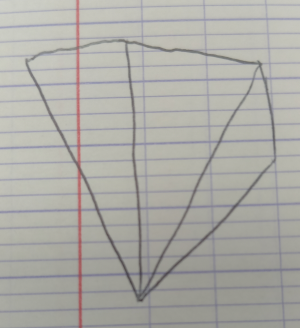
#> input picture DesPointsEtDesLignes/Images_test/Image_Test2.png, 300 x 328 px; its folder holds only this picture in this run
$ python -i cycles.py   (imports and definitions only)
#> lines starting #> are read from the running program, lines starting #| are printed output that depends on the picture; after the words box and inside, x2 and y2 are one past the last pixel; in counts of white or black regions, pixels touching at a corner belong together
#> in run, img is the input picture: shape (328, 300, 3); mean B, G, R 166, 171.2, 172.2
import cv2
import numpy as np
import matplotlib.pyplot as plt


# ==========================================================
# CLASSE POINT
# ==========================================================

class Pointcycle:
    def __init__(self, idx, x, y, contour_id):
        self.idx = idx
        self.x = float(x)
        self.y = float(y)
        self.contour_id = contour_id

    def tuple(self):
        return (int(self.x), int(self.y))


# ==========================================================
# PRÉ-TRAITEMENT DE L’IMAGE
# ==========================================================

def preprocess(img):
    gray = cv2.cvtColor(img, cv2.COLOR_BGR2GRAY)
    blur = cv2.GaussianBlur(gray, (5, 5), 0)

    _, binary = cv2.threshold(
        blur, 0, 255,
        cv2.THRESH_BINARY_INV + cv2.THRESH_OTSU
    )
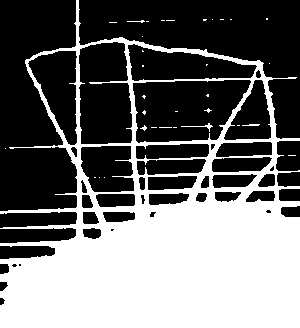
#> binary: shape (328, 300); 42.4% white; 33 white regions (29 under 20 px), largest, box (x1, y1, x2, y2) and area: (0, 0, 300, 328) 41439, (181, 123, 213, 132) 52, (242, 124, 260, 126) 28, (127, 20, 145, 23) 23

    kernel = np.ones((3,3), np.uint8)
    binary = cv2.morphologyEx(binary, cv2.MORPH_OPEN, kernel)
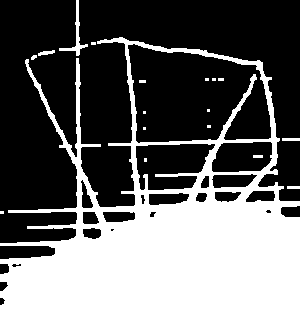
#> binary: shape (328, 300); 41.1% white; 18 white regions (10 under 20 px)

    return binary


# ==========================================================
# EXTRACTION DES POINTS PAR CONTOUR (TOUS LES CONTOURS)
# ==========================================================

def extract_points(binary):
    contours, hierarchy = cv2.findContours(
        binary,
        cv2.RETR_TREE,        # <<< ICI : TOUS LES CONTOURS (externes + internes)
        cv2.CHAIN_APPROX_NONE
    )
#> contours = 36 contours, 15 with area under 20; largest, box (x1, y1, x2, y2) and area: (0, 37, 300, 328) 56108, (127, 43, 272, 144) 11116, (135, 143, 216, 191) 2870, (211, 141, 273, 173) 1634, (211, 173, 258, 189) 526

    all_contours_points = []
    point_index = 1

    for contour_id, contour in enumerate(contours):

        # se quiseres mesmo TUDO, comenta esta linha:
        if cv2.contourArea(contour) < 10:
            continue

        contour_points = []
        for p in contour:
            x, y = p[0]
            pt = Pointcycle(point_index, x, y, contour_id)
            contour_points.append(pt)
            point_index += 1

        all_contours_points.append(contour_points)
#> this loop made 36 passes

    return all_contours_points


# ==========================================================
# DESSIN DES POINTS
# ==========================================================

def draw_points(img_shape, all_contours_points):
#> called with img_shape = (328, 300, 3)
    canvas = np.ones((img_shape[0], img_shape[1], 3), dtype=np.uint8) * 255

    colors = [(255,0,0), (0,255,0), (0,0,255),
              (255,128,0), (128,0,255), (0,255,255)]

    for i, contour_points in enumerate(all_contours_points):
        color = colors[i % len(colors)]
        for pt in contour_points:
            cv2.circle(canvas, pt.tuple(), 2, color, -1)
#> this loop made 26 passes
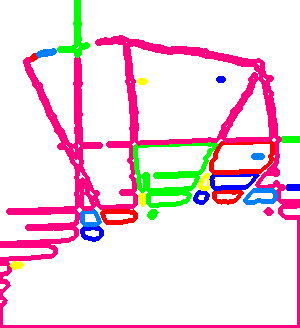
#> canvas: shape (328, 300, 3); mean of channels 0, 1, 2 228.7, 217.6, 244; drawn as B, G, R

    return canvas


# ==========================================================
# DESSIN DES CONTOURS (LIGNES ENTRE POINTS)
# ==========================================================

def draw_contours(img_shape, all_contours_points):
#> called with img_shape = (328, 300, 3)
    canvas = np.ones((img_shape[0], img_shape[1], 3), dtype=np.uint8) * 255

    colors = [(255,0,0), (0,255,0), (0,0,255),
              (255,128,0), (128,0,255), (0,255,255)]

    for i, contour_points in enumerate(all_contours_points):
        color = colors[i % len(colors)]

        if len(contour_points) < 2:
            continue

        pts = np.array([pt.tuple() for pt in contour_points], dtype=np.int32)
        cv2.polylines(canvas, [pts], isClosed=True, color=color, thickness=2)
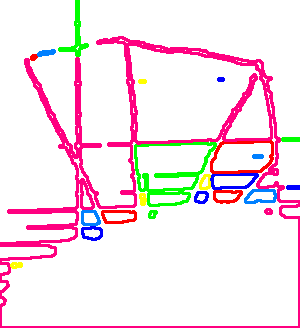
#> canvas: shape (328, 300, 3); mean of channels 0, 1, 2 235.2, 227, 246.7; drawn as B, G, R

    return canvas

def construire_aretes(sommets):
    n = len(sommets)
    aretes = set()
    for i in range(n):
        a = sommets[i]
        b = sommets[(i+1)%n]  # lien dernier -> premier
        aretes.add(frozenset((a, b)))  # AB = BA
    return aretes

def aretes_communes(liste1, liste2):
    return construire_aretes(liste1) & construire_aretes(liste2)

def Somme(c1, c2, c3):  # Est ce que c1 + c2 = c3 ?
    # Trouver l'arête commune
    communes = list(aretes_communes(c1, c2))
    if len(communes) != 1:
        return False

    u, v = tuple(communes[0])  # extrémités de l'arête commune

    # Choisir un sommet de départ (idéalement pas sur l'arête commune)
    start = None
    for x in c1:
        if x != u and x != v:
            start = x
            break

    # index de départ dans c1
    i1 = c1.index(start)
    i2 = 0  # sera défini au moment du switch
    in_c1 = True
    union = [start]

    # sécurité anti-boucle infinie
    max_steps = len(c1) + len(c2) + len(c3) + 20
    steps = 0

    while steps < max_steps:
        steps += 1

        if in_c1:
            n1 = len(c1)
            nxt = c1[(i1 + 1) % n1]

            # avancer normalement sur c1
            i1 = (i1 + 1) % n1

            # si on revient au start -> fin du contour
            if nxt == start:
                break

            union.append(nxt)

            # si on arrive sur u ou v, on switch dans c2
            if nxt == u or nxt == v:
                cur = nxt
                other = v if cur == u else u

                n2 = len(c2)
                j = c2.index(cur)

                # voisins dans c2
                nxt2 = c2[(j + 1) % n2]
                prv2 = c2[(j - 1) % n2]

                # choisir le sens qui NE prend PAS directement l'arête commune
                if nxt2 == other and prv2 != other:
                    direction = -1
                elif prv2 == other and nxt2 != other:
                    direction = +1
                else:
                    # si les deux sont possibles , on prend +1
                    direction = +1

                # se positionner sur c2
                in_c1 = False
                i2 = j
                dir2 = direction

        else:
            # on avance sur c2 jusqu'à atteindre l'autre extrémité
            n2 = len(c2)
            i2 = (i2 + dir2) % n2
            nxt = c2[i2]

            # éviter de rajouter deux fois le même sommet d'affilée
            if union[-1] != nxt:
                union.append(nxt)

            # si on atteint l'autre extrémité, retour sur c1
            if nxt == u or nxt == v:
                # on revient sur c1 à partir de ce sommet
                i1 = c1.index(nxt)
                in_c1 = True

    # retirer une éventuelle répétition
    if len(union) >= 2 and union[0] == union[-1]:
        union.pop()

    # Vérification finale
    return construire_aretes(union) == construire_aretes(c3)

def isIn(extCyc,intCyc): #Détermine si intCyc est à l’intérieur de extCyc
  for lmt in intCyc:
    if lmt in extCyc:return False
  sub0,sub1,sub2=intCyc[0],extCyc[0],extCyc[1]
  return Somme([sub1,sub0]+extCyc[1:],[sub1,sub0,sub2],extCyc)

def filterCycles(): #Filtre les cycles élémentaires des cycles superflus
  global cyc_lst
  keep=True
  while keep:
    try:
      for i1 in range(cyc_nb):
        for i2 in range(cyc_nb):
          for i3 in range(cyc_nb):
            if i1!=i2 and i1!=i3 and i2!=i3:
              assert not Somme(cyc_lst[i1],cyc_lst[i2],cyc_lst[i3])
      keep=False
    except:
      del cyc_lst[i3]

def findSurfaces(): #Modélise les surfaces du graphe
  global surf_lst,cyc_nb
  surf_lst=[[cyc,[]] for cyc in cyc_lst]
  incl_mat=[[isIn(cyc_lst[i],cyc_lst[j]) for j in range(cyc_nb)] for i in range(cyc_nb)]
  done={}
  while True:
    incl_count_lst=[0]*cyc_nb
    for i in range(cyc_nb):
      for j in range(cyc_nb):
        if j not in done:
          incl_count_lst[i]+=incl_mat[i][j]
    if incl_count_lst!=[0]*cyc_nb:
      for i in range(cyc_nb):
        if incl_count_lst[i]==1:
          j=incl_mat[i].index(1)
          surf_lst[j][1].append(cyc_lst[i])
          done[j]=None
    else:break
  for lst in surf_lst:print(lst)

def same_cyc(cyc1,cyc2): #Détermine si cyc1 et cyc2 décrivent un même cycle
  l=len(cyc2)
  if len(cyc1)!=l:return False
  i0=0
  for i in range(l):
    if cyc2[i]==cyc1[0]:
      i0=i
  if sum([cyc1[i]==cyc2[(i0+i)%l] for i in range(l)])==l:
    return True
  else:
    return (sum([cyc1[i]==cyc2[(i0-i)%l] for i in range(l)])==l)

def new_cycle(): #Détecte de nouveaux cycles pendant le parcours du graphe
  global cyc_lst
  for l in range(1,len(pile)+1):
    if mat_adj[sommets.index(pile[-1])][sommets.index(pile[-l])]:
      if not sum([same_cyc(pile[-l:],cyc) for cyc in cyc_lst]):
        cyc_lst.append(pile[-l:])

def explore(): #Explore le sommet suivant pendant le parcours du graphe
  global pile,seen,sommets,mat_adj
  current=pile[-1]
  seen.add(current)
  j=sommets.index(current)
  for i in range(len(sommets)):
    if mat_adj[i][j] and sommets[i] not in pile:
      pile.append(sommets[i])
      new_cycle()
      explore()
  del pile[-1]


# ==========================================================
# PROGRAMME PRINCIPAL
# ==========================================================

def run(path):

    img = cv2.imread(path)  ### pour l'image

    binary = preprocess(img)
    all_contours_points = extract_points(binary)

    points_img = draw_points(img.shape, all_contours_points)
    contours_img = draw_contours(img.shape, all_contours_points)

    fig, ax = plt.subplots(1, 4, figsize=(22,6))

    ax[0].imshow(cv2.cvtColor(img, cv2.COLOR_BGR2RGB))
    ax[0].set_title("Image Originale")

    ax[1].imshow(binary, cmap="gray")
    ax[1].set_title("Image Binaire")

    ax[2].imshow(cv2.cvtColor(points_img, cv2.COLOR_BGR2RGB))
    ax[2].set_title("Points Extraits (tous les contours)")

    ax[3].imshow(cv2.cvtColor(contours_img, cv2.COLOR_BGR2RGB))
    ax[3].set_title("Contours (tous les contours)")

    for a in ax:
        a.axis("off")

    plt.show()
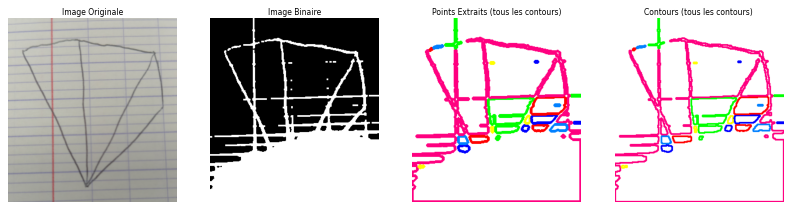
#> figure drawn by matplotlib, 4 panels

    global sommets,length,aretes,mat_adj
    sommets=all_contours_points[0]
    length=len(sommets)

    aretes=construire_aretes(sommets)
    mat_adj=[]
    for _ in range(length):
      mat_adj.append([0]*length)
    for i in range(length):
      for j in range(length):
        if frozenset((sommets[i],sommets[j])) in aretes:
          mat_adj[i][j]=1
          mat_adj[j][i]=1

    global cyc_lst,set_cyc_lst,seen,cyc_nb,pile
    cyc_lst=[]
    set_cyc_lst=[]
    seen=set()
    i=0
    pile=[sommets[i]]
    explore()
#> the loop in explore, `for i in range(len(sommets)):` made 28 passes
    while len(seen)!=length:
      i+=1
      if sommets[i] not in seen:
        pile=[sommets[i]]
        explore()
#> this loop made 0 passes

    cyc_nb=len(cyc_lst)


    findSurfaces()
    return sommets,mat_adj

>>> result = run('Images_test/Image_Test2.png')
